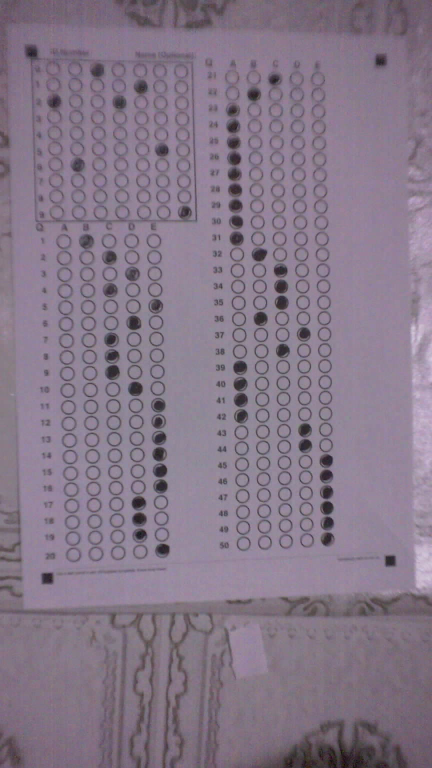
#> input picture test_fixtures/capture (1).jpg, 864 x 1536 px (shown at 1/2 size)
$ python -i paparazzi_v3_scanner.py   (imports and definitions only)   (older library calls are emulated)
#> lines starting #> are read from the running program, lines starting #| are printed output that depends on the picture; after the words box and inside, x2 and y2 are one past the last pixel; in counts of white or black regions, pixels touching at a corner belong together
from __future__ import annotations

import itertools
import json
import math
import os
from dataclasses import dataclass
from functools import lru_cache
from pathlib import Path

import cv2
import numpy as np

from services.image_processor import ImageProcessingError

ASSET_DIR = Path(__file__).resolve().parents[1] / "static" / "answer_sheets" / "v3" / "Paparazzi_Answer_Sheets_V3_Package"
PROFILE_PATH = ASSET_DIR / "Paparazzi_Standard_V3_Profile.json"
ORIGINS_PATH = ASSET_DIR / "Paparazzi_Standard_V3_Vector_Origins.json"
LARGE_BUBBLE_50_PROFILE_PATH = ASSET_DIR / "Paparazzi_50Q_Large_Bubble_Profile.json"
V4_PROFILE_PATH = Path(__file__).resolve().parents[1] / "static" / "answer_sheets" / "v4" / "Paparazzi_Answer_Sheets_V4_Package" / "Paparazzi_Standard_V4_Profile.json"
CANONICAL_DPI = 300


@dataclass
class V3AlignmentResult:
    aligned_image: np.ndarray
    debug_image: np.ndarray
    detected_marks: list[tuple[float, float]]
    blur_score: float
    orientation: str
    warnings: list[str]
    layout_score: float = 0.0


# [23 lines left out: function load_v3_profile, not called in this run]


@lru_cache(maxsize=1)
def load_v4_profile() -> dict:
    return json.loads(V4_PROFILE_PATH.read_text(encoding="utf-8"))


# [109 lines left out: functions load_paparazzi_profile, load_official_profile, get_student_id_bubble_centers_mm, get_answer_bubble_centers_mm, not called in this run]


def _gray_image(image: np.ndarray) -> np.ndarray:
    if image is None or image.ndim not in (2, 3):
        raise ImageProcessingError("The uploaded image could not be decoded.")
    if image.ndim == 2:
        return image
    if image.shape[2] == 4:
        return cv2.cvtColor(image, cv2.COLOR_BGRA2GRAY)
    return cv2.cvtColor(image, cv2.COLOR_BGR2GRAY)


def preprocess_v3_image(image: np.ndarray) -> np.ndarray:
    """Normalize contrast and uneven lighting without changing image dimensions."""
    gray = _gray_image(image)
    h, w = gray.shape
    corrected = gray
    if _env_bool("PAPARAZZI_V3_ILLUMINATION_CORRECTION", True):
        sigma = max(15.0, min(h, w) / 24.0)
        # The illumination field varies over many pixels. Estimate the field
        # at lower resolution while keeping the marker and bubble pixels intact.
        sample_width, sample_height = max(1, w // 4), max(1, h // 4)
        sample = cv2.resize(gray, (sample_width, sample_height), interpolation=cv2.INTER_AREA)
        background = cv2.GaussianBlur(
            sample, (0, 0), sigmaX=sigma * sample_width / w, sigmaY=sigma * sample_height / h,
        )
        background = cv2.resize(background, (w, h), interpolation=cv2.INTER_LINEAR)
        corrected = cv2.divide(corrected, np.maximum(background, 1), scale=220)
    if _env_bool("PAPARAZZI_V3_CLAHE_ENABLED", True):
        clip_limit = _env_float("PAPARAZZI_V3_CLAHE_CLIP_LIMIT", 1.8, 0.1, 8.0)
        grid_size = int(_env_float("PAPARAZZI_V3_CLAHE_GRID_SIZE", 8, 2, 32))
        corrected = cv2.createCLAHE(clipLimit=clip_limit, tileGridSize=(grid_size, grid_size)).apply(corrected)
    kernel = int(_env_float("PAPARAZZI_V3_DENOISE_MEDIAN_KERNEL", 3, 0, 9))
    if kernel > 1:
        kernel = kernel if kernel % 2 else kernel + 1
        corrected = cv2.medianBlur(corrected, kernel)
    # Only apply conservative unsharp masking when Laplacian variance indicates blur.
    amount = _env_float("PAPARAZZI_V3_SHARPEN_AMOUNT", 0.25, 0.0, 1.0)
    blur_threshold = _env_float("PAPARAZZI_V3_SHARPEN_BLUR_THRESHOLD", 45.0, 0.0, 500.0)
    if amount and float(cv2.Laplacian(corrected, cv2.CV_64F).var()) < blur_threshold:
        softened = cv2.GaussianBlur(corrected, (0, 0), 0.8)
        corrected = cv2.addWeighted(corrected, 1.0 + amount, softened, -amount, 0)
    return corrected


def _env_bool(name: str, default: bool) -> bool:
    value = os.getenv(name)
    return default if value is None else value.strip().lower() in {"1", "true", "yes", "on"}


def _env_float(name: str, default: float, minimum: float, maximum: float) -> float:
    try:
        value = float(os.getenv(name, str(default)))
    except (TypeError, ValueError):
        value = default
    return min(maximum, max(minimum, value))


def _find_square_candidates(gray: np.ndarray) -> list[dict]:
    height, width = gray.shape
    image_area = float(width * height)
    enhanced = preprocess_v3_image(gray)
    thresholds = []
    if _env_bool("PAPARAZZI_V3_THRESHOLD_OTSU", True):
        _, otsu = cv2.threshold(cv2.GaussianBlur(enhanced, (5, 5), 0), 0, 255, cv2.THRESH_BINARY_INV + cv2.THRESH_OTSU)
        thresholds.append(otsu)
    block_size = max(31, min(101, (min(width, height) // 12) | 1))
    configured_block = int(_env_float("PAPARAZZI_V3_ADAPTIVE_BLOCK_SIZE", block_size, 3, 201))
    block_size = configured_block if configured_block % 2 else configured_block + 1
    if block_size % 2 == 0:
        block_size += 1
    if _env_bool("PAPARAZZI_V3_THRESHOLD_ADAPTIVE_GAUSSIAN", True):
        gaussian_c = _env_float("PAPARAZZI_V3_ADAPTIVE_GAUSSIAN_C", 11.0, -20.0, 30.0)
        thresholds.append(cv2.adaptiveThreshold(enhanced, 255, cv2.ADAPTIVE_THRESH_GAUSSIAN_C, cv2.THRESH_BINARY_INV, block_size, gaussian_c))
    if _env_bool("PAPARAZZI_V3_THRESHOLD_ADAPTIVE_MEAN", True):
        mean_c = _env_float("PAPARAZZI_V3_ADAPTIVE_MEAN_C", 7.0, -20.0, 30.0)
        thresholds.append(cv2.adaptiveThreshold(enhanced, 255, cv2.ADAPTIVE_THRESH_MEAN_C, cv2.THRESH_BINARY_INV, block_size, mean_c))

    candidates = []
    for binary in thresholds:
        contours, _ = cv2.findContours(binary, cv2.RETR_EXTERNAL, cv2.CHAIN_APPROX_SIMPLE)
        for contour in contours:
            area = cv2.contourArea(contour)
            if area < image_area * 0.000015 or area > image_area * 0.006:
                continue
            perimeter = cv2.arcLength(contour, True)
            if perimeter <= 0:
                continue
            polygon = cv2.approxPolyDP(contour, 0.035 * perimeter, True)
            if len(polygon) != 4 or not cv2.isContourConvex(polygon):
                continue
            rotated = cv2.minAreaRect(contour)
            box_width, box_height = rotated[1]
            if min(box_width, box_height) <= 0:
                continue
            aspect = max(box_width, box_height) / min(box_width, box_height)
            if aspect > 1.38:
                continue
            side_ratio = area / max(1.0, box_width * box_height)
            if side_ratio < 0.72:
                continue
            vertices = polygon.reshape(4, 2).astype(np.float32)
            center = vertices.mean(axis=0)
            side = (box_width + box_height) / 2.0
            quality = side_ratio - abs(math.log(aspect)) * 0.25
            if not any(np.linalg.norm(center - item["center"]) < min(side, item["side"]) * 0.45 for item in candidates):
                candidates.append({"center": center, "vertices": vertices, "side": side, "quality": quality})

    # A registration square can touch its nearby header text after blur and
    # perspective, so contour polygon approximation may merge it with text.
    # Morphological opening recovers isolated, densely filled square marks.
    min_side = max(10, round(min(width, height) * 0.008))
    max_side = round(min(width, height) * 0.06)
    open_kernel = cv2.getStructuringElement(cv2.MORPH_RECT, (3, 3))
    for threshold_value in (70, 90, 110):
        _, binary = cv2.threshold(enhanced, threshold_value, 255, cv2.THRESH_BINARY_INV)
        opened = cv2.morphologyEx(binary, cv2.MORPH_OPEN, open_kernel)
        component_count, _, stats, centroids = cv2.connectedComponentsWithStats(opened)
        for index in range(1, component_count):
            x, y, box_width, box_height, area = map(int, stats[index])
            side = (box_width + box_height) / 2.0
            if not min_side <= side <= max_side or min(box_width, box_height) == 0:
                continue
            aspect = max(box_width, box_height) / min(box_width, box_height)
            fill_ratio = area / float(box_width * box_height)
            if aspect > 1.38 or fill_ratio < 0.82:
                continue
            center = centroids[index].astype(np.float32)
            if not any(np.linalg.norm(center - item["center"]) < min(side, item["side"]) * 0.45 for item in candidates):
                vertices = np.asarray([
                    [x, y], [x + box_width, y],
                    [x + box_width, y + box_height], [x, y + box_height],
                ], dtype=np.float32)
                candidates.append({"center": center, "vertices": vertices, "side": side, "quality": fill_ratio})

    # Large, softly focused photos can produce many bubble and fabric
    # contours ahead of one of the page's registration marks. Retain enough
    # ranked candidates for the page-geometry scorer to recover that mark.
    return sorted(candidates, key=lambda item: item["quality"], reverse=True)[:48]


# [52 lines left out: functions _order_quad, _combination_score, not called in this run]


def _marker_confidence_from_geometry_score(score: float) -> float:
    """Map the marker-geometry residual to a bounded confidence value."""
    return float(max(0.0, min(1.0, 1.0 - float(score) / 0.75)))


# [15 lines left out: function _profile_mark_centers, not called in this run]


def _mm_to_pixel(point: tuple[float, float], pixels_per_mm_x: float, pixels_per_mm_y: float) -> tuple[float, float]:
    return point[0] * pixels_per_mm_x, point[1] * pixels_per_mm_y


# [268 lines left out: functions _layout_match_score, align_paparazzi_v3, align_paparazzi_v3_auto, _bubble_fill_score, classify_v3_bubbles, detect_v3_answers and 1 more, not called in this run]

>>> import cv2
>>> picture = cv2.imread('../test_fixtures/capture (1).jpg', cv2.IMREAD_GRAYSCALE)
>>> result = _find_square_candidates(picture)
#> in preprocess_v3_image, `background = cv2.GaussianBlur( sample, (0, 0), sigmaX=sigma * sample_w..`:
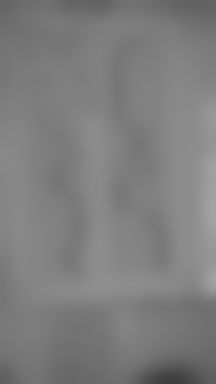
#> background: shape (384, 216); min 60, max 164, mean 125.5
#> in preprocess_v3_image, `corrected = cv2.divide(corrected, np.maximum(background, 1), scale=220)`:
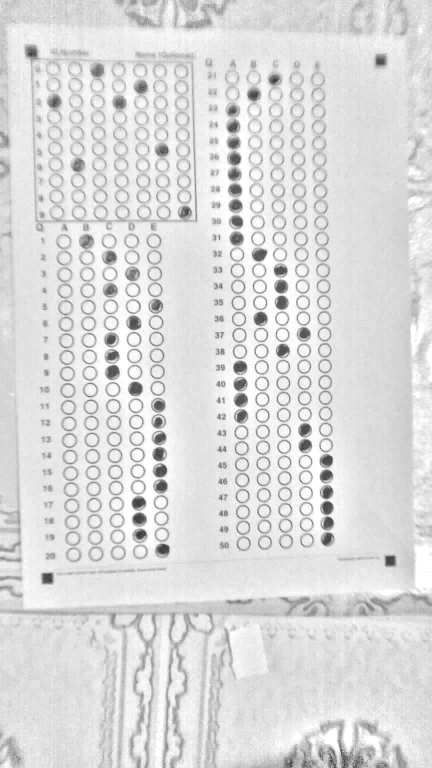
#> corrected: shape (1536, 864) (shown at 1/2 size); min 0, max 255, mean 219.6
#> in preprocess_v3_image, `corrected = cv2.createCLAHE(clipLimit=clip_limit, tileGridSize=(grid_s..`:
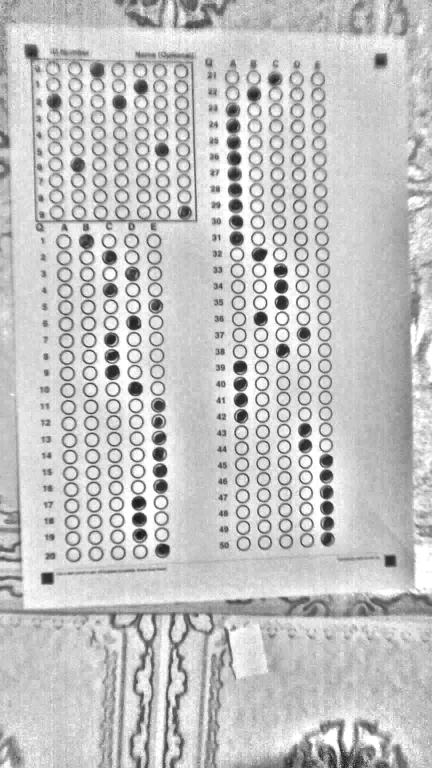
#> corrected: shape (1536, 864) (shown at 1/2 size); min 0, max 255, mean 195.2
#> in _find_square_candidates, `_, otsu = cv2.threshold(cv2.GaussianBlur(enhanced, (5, 5), 0), 0, 255,..`:
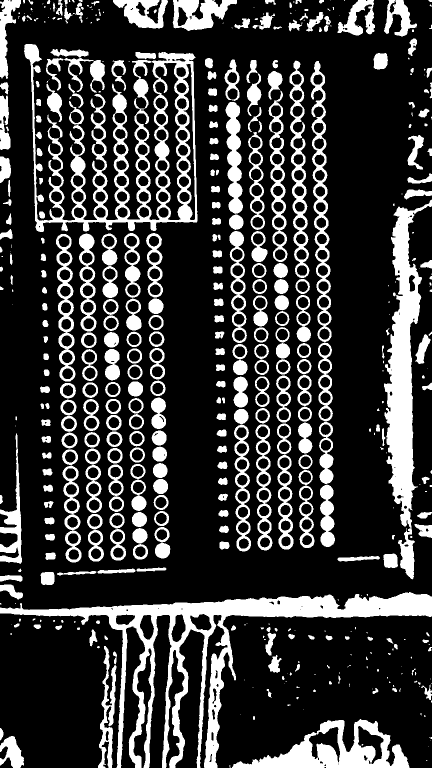
#> otsu: shape (1536, 864) (shown at 1/2 size); 22.5% white; 484 white regions (153 under 20 px), largest, box (x1, y1, x2, y2) and area: (0, 1184, 864, 1536) 48734, (48, 88, 395, 464) 32467, (768, 399, 864, 1159) 27357
#> the loop in _find_square_candidates, `for binary in thresholds:` made 3 passes
#> after the loop in _find_square_candidates, `for binary in thresholds:`: candidates = 22 items
#> the loop in _find_square_candidates, `for threshold_value in (70, 90, 110):` made 3 passes
#> component_count on passes 1 to 3: 78, 148, 246
#> pass 1, in _find_square_candidates, `_, binary = cv2.threshold(enhanced, threshold_value, 255, cv2.THRESH_B..`:
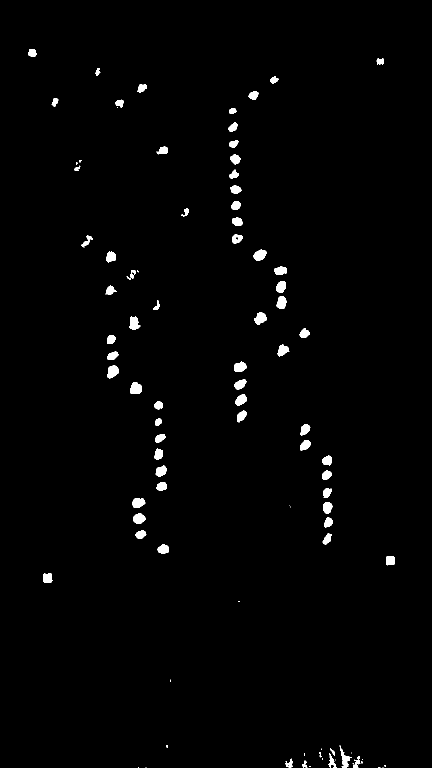
#> binary: shape (1536, 864) (shown at 1/2 size); 1.3% white; 96 white regions (26 under 20 px), largest, box (x1, y1, x2, y2) and area: (215, 731, 238, 758) 441, (260, 765, 284, 788) 439, (507, 499, 534, 522) 422
#> after the loop in _find_square_candidates, `for threshold_value in (70, 90, 110):`:
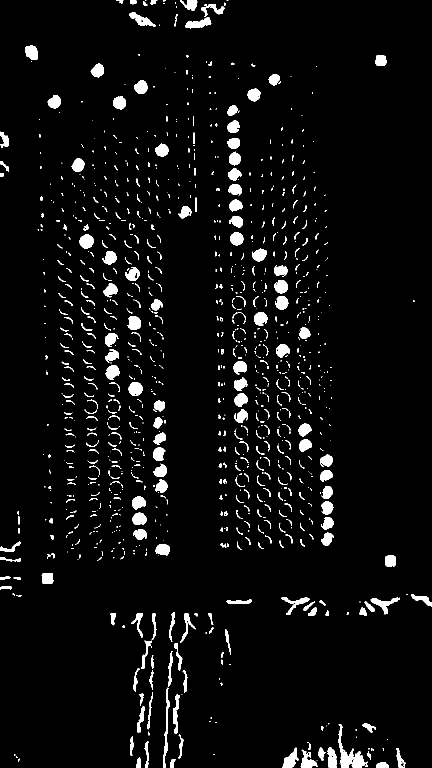
#> binary: shape (1536, 864) (shown at 1/2 size); 4.7% white; 1088 white regions (661 under 20 px), largest, box (x1, y1, x2, y2) and area: (676, 1448, 736, 1536) 1566, (565, 1495, 598, 1536) 672, (326, 1375, 339, 1536) 671
#> after the loop in _find_square_candidates, `for threshold_value in (70, 90, 110):`:
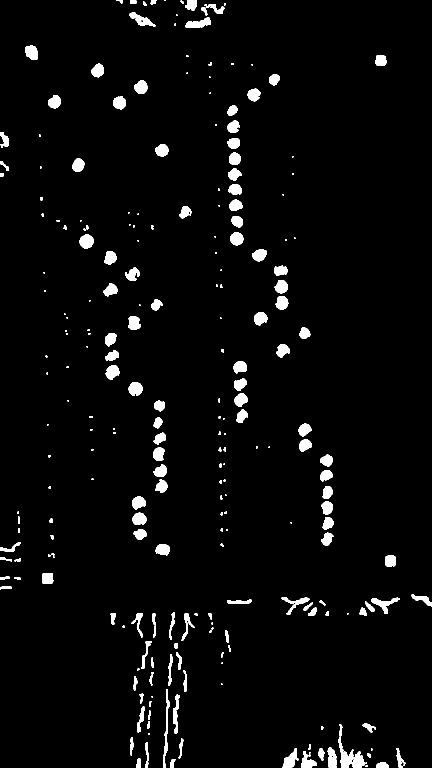
#> opened: shape (1536, 864) (shown at 1/2 size); 3.5% white; 245 white regions (82 under 20 px), largest, box (x1, y1, x2, y2) and area: (676, 1474, 729, 1536) 1377, (371, 34, 422, 56) 660, (326, 1378, 339, 1536) 660
#> after the loop in _find_square_candidates, `for threshold_value in (70, 90, 110):`: candidates = 27 items
#> result = 27 items

$ run again, on test_fixtures/capture (2).jpg
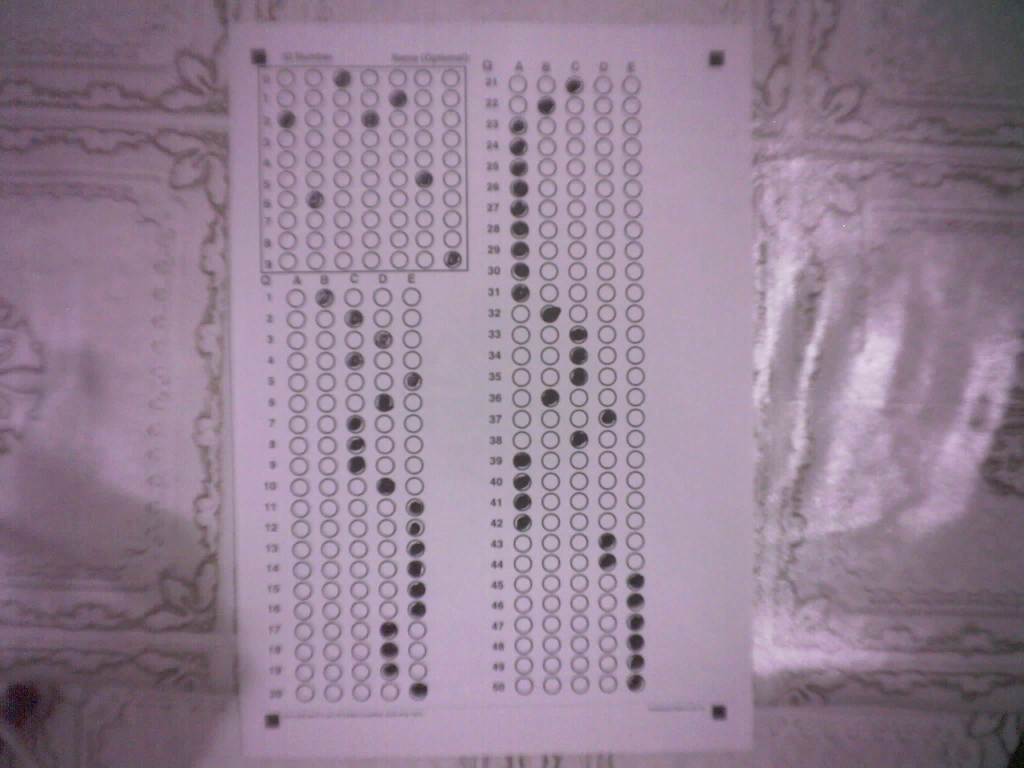
#> input picture test_fixtures/capture (2).jpg, 2048 x 1536 px (shown at 1/2 size)
#> in _find_square_candidates, `_, otsu = cv2.threshold(cv2.GaussianBlur(enhanced, (5, 5), 0), 0, 255,..`:
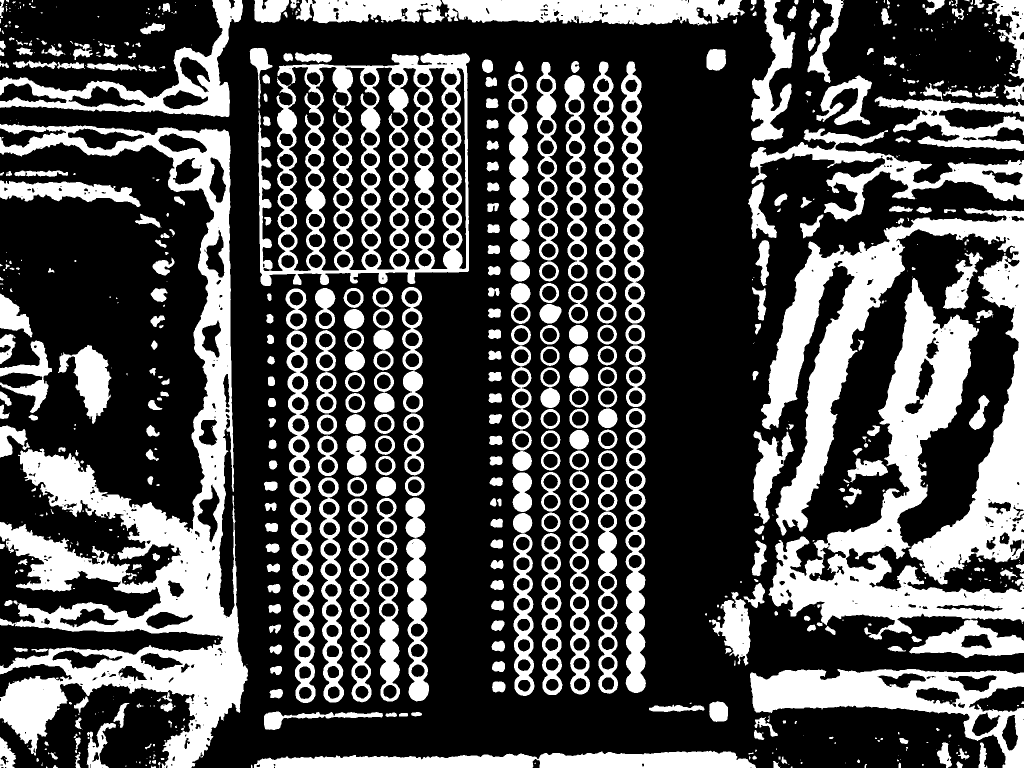
#> otsu: shape (1536, 2048) (shown at 1/2 size); 30.6% white; 713 white regions (292 under 20 px), largest, box (x1, y1, x2, y2) and area: (0, 248, 496, 1536) 172826, (1522, 416, 2048, 1169) 112688, (1537, 556, 2048, 1279) 89255
#> the loop in _find_square_candidates, `for binary in thresholds:` made 3 passes
#> after the loop in _find_square_candidates, `for binary in thresholds:`: candidates = 21 items
#> the loop in _find_square_candidates, `for threshold_value in (70, 90, 110):` made 3 passes
#> component_count on passes 1 to 3: 90, 180, 629
#> after the loop in _find_square_candidates, `for threshold_value in (70, 90, 110):`:
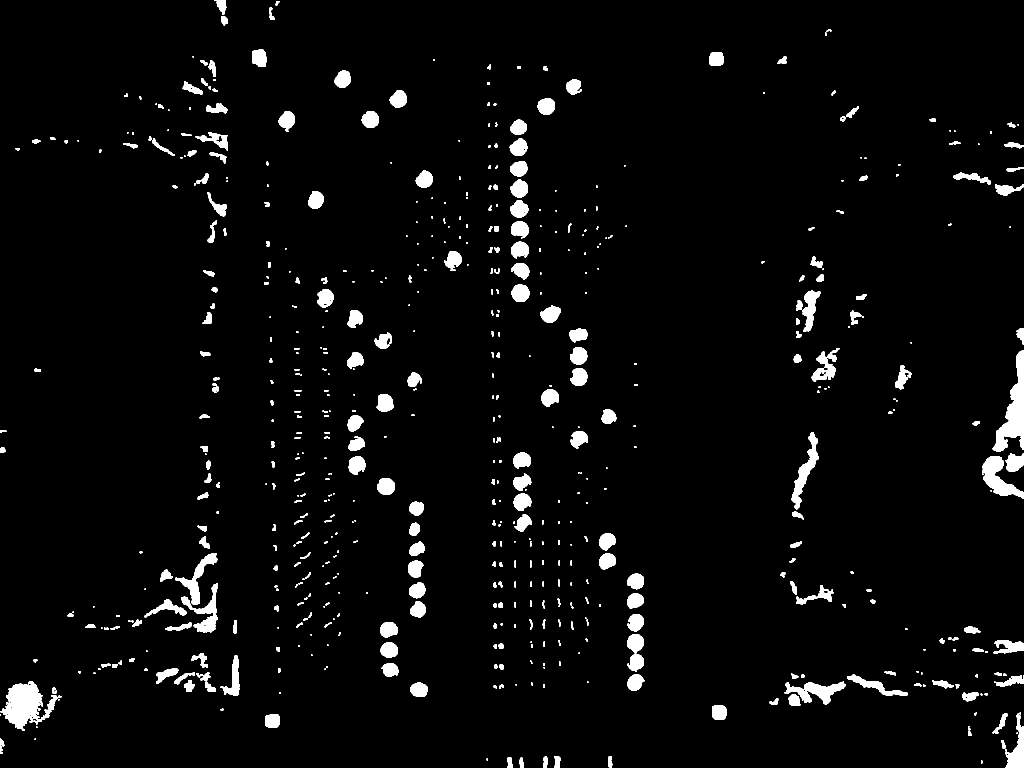
#> opened: shape (1536, 2048) (shown at 1/2 size); 3.8% white; 628 white regions (233 under 20 px), largest, box (x1, y1, x2, y2) and area: (1, 1363, 115, 1462) 5566, (1985, 700, 2048, 903) 5364, (1965, 912, 2048, 997) 3079
#> after the loop in _find_square_candidates, `for threshold_value in (70, 90, 110):`: candidates = 25 items
